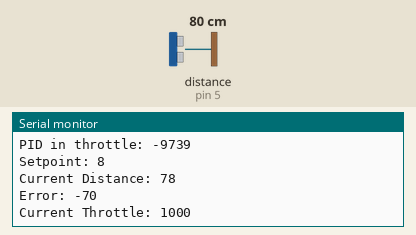
Simulated run of this sketch. Board: Arduino Uno, built with avr-gcc and run on an emulated ATmega328P. Parts: the last lines printed to the serial monitor. Wiring (inferred from the names in the program): ultrasonic range finder: trigger pin 4; echo pin 5. Inputs (shaded band) come from the test bench; at power-on: distance to the obstacle (sensor on pin 5) 80 cm. The echo pulse lasts 58.3 µs per cm.

Above: at 2.2 s.
2.3 s: distance to the obstacle (sensor on pin 5) set to 2 cm
At 3.7 s:
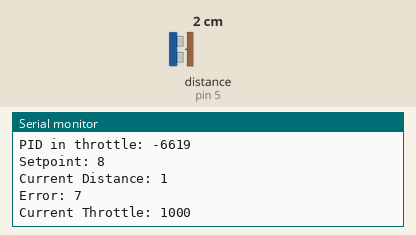
3.8 s: distance to the obstacle (sensor on pin 5) set to 120 cm
At 5.2 s:
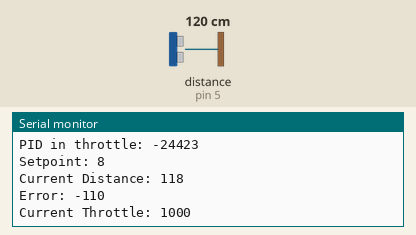
Timing chart, 0 to 6.8 s (numbered marks = the images above; inputs shaded):
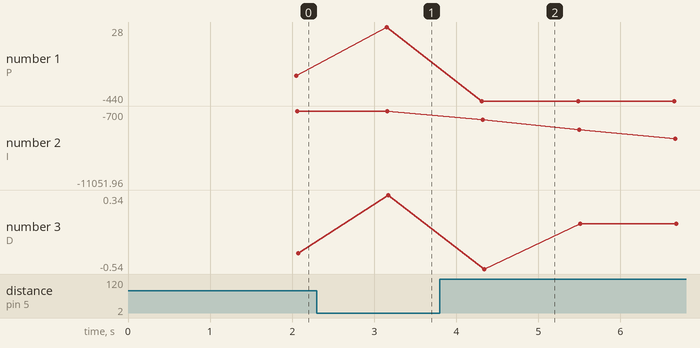

The sketch:

PID_test.ino
```cpp
// Pins for trigger and echo on SR04
int triggerPin = 4;
int echoPin = 5;
double duration, distance;

// Initialize all variables for PIDs
int prevMillis = 0;
int currentMillis = 0;
double dt = 0;
int setPoint = 0;
int currentDistance = 0;
int error = 0;
int lastError = 0;
int cumError = 0;
double P = 0;
double Kp = 4;
double I = 0;
double Ki = 0.01;
double D = 0;
double Kd = 5;
int c = 0;

int throttle;
int setThrottle;

void setup() {
  // put your setup code here, to run once:
  Serial.begin(9600); //Serial communication
//  Setup sonar
//  HCSR04.begin(triggerPin, echoPin);
  pinMode(triggerPin, OUTPUT);
  pinMode(echoPin, INPUT);
  setThrottle = 1000;
  Serial.print("Initial Throttle value: ");
  Serial.println(throttle);
  Serial.println();
  delay(1000);
}

void loop() {
// put your main code here, to run repeatedly:
//set PIDs here with data from sonar
  if (Serial.available()){
    int setThrottle = Serial.parseInt();
  }
  if (c==0) {
    throttle = 1000;
    prevMillis = millis();
    c += 1;
    throttle = throttle;
//    Serial.println("Drone started and minimum throttle given\n\n");
  } else {
//    Serial.println("Entered main body");
    currentMillis = millis();
    dt = currentMillis - prevMillis;
    setPoint = map(setThrottle, 1000, 2000, 8, 100);

    double distance = computeDistance();
    while(distance<0 || distance>200){
      distance = computeDistance();
    }

    currentDistance = distance;
    error = setPoint - currentDistance;
    cumError += error;
    P = Kp*error;
    Serial.print("P: ");
    Serial.println(P);
    I = Ki*cumError*dt;
    Serial.print("I: ");
    Serial.println(I);
    D = Kd*(error-lastError)/dt;
    Serial.print("D: ");
    Serial.println(D);
    throttle = P+I+D;
    Serial.print("PID in distance: ");
    Serial.println(throttle);
    throttle = map(throttle, 8, 100, 1000, 2000);
    Serial.print("PID in throttle: ");
    Serial.println(throttle);
    lastError = error;
    prevMillis = currentMillis;
//    Remove anomalies in throttle values
    if(throttle<1000){
      throttle = 1000;
    } else if (throttle > 2000){
      throttle = 2000;
    } else {
      throttle = throttle;
    }
//    ppm[0] = throttle;

    Serial.print("Setpoint: ");
    Serial.println(setPoint);
    Serial.print("Current Distance: ");
    Serial.println(currentDistance);
    Serial.print("Error: ");
    Serial.println(error);
//    Serial.print("Previous Throttle: ");
//    Serial.print(map(setPoint, 8, 100, 1000, 2000));
    Serial.print("Current Throttle: ");
    Serial.println(throttle);
    Serial.println(""); //For Testing Purpose
  }
  delay(1000);
}

double computeDistance(){
  double distance = 0;
  for (int i = 0; i< 10; i++){
    digitalWrite(triggerPin, LOW);
    delayMicroseconds(2);
//      Sets the trigPin on HIGH state for 10 micro seconds
    digitalWrite(triggerPin, HIGH);
    delayMicroseconds(10);
    digitalWrite(triggerPin, LOW);
//      Reads the echoPin, returns the sound wave travel time in microseconds
    duration = pulseIn(echoPin, HIGH);
//      Calculating the distance
    distance += duration*0.034/2;
  }
  return distance /= 10;
}
```

Measured:
- after the input at 2.3 s, the serial monitor: prints a new line after 0.85 s (image 1)
- after the input at 3.8 s, the serial monitor: prints a new line after 0.51 s (image 2)
- plotted number 1: -280 → 28 after the input at 2.3 s, 28 → -440 after the input at 3.8 s
- plotted number 2: -700 → -721.35 after the input at 2.3 s, -721.35 → -11051.96 after the input at 3.8 s
- plotted number 3: -0.35 → 0.34 after the input at 2.3 s
